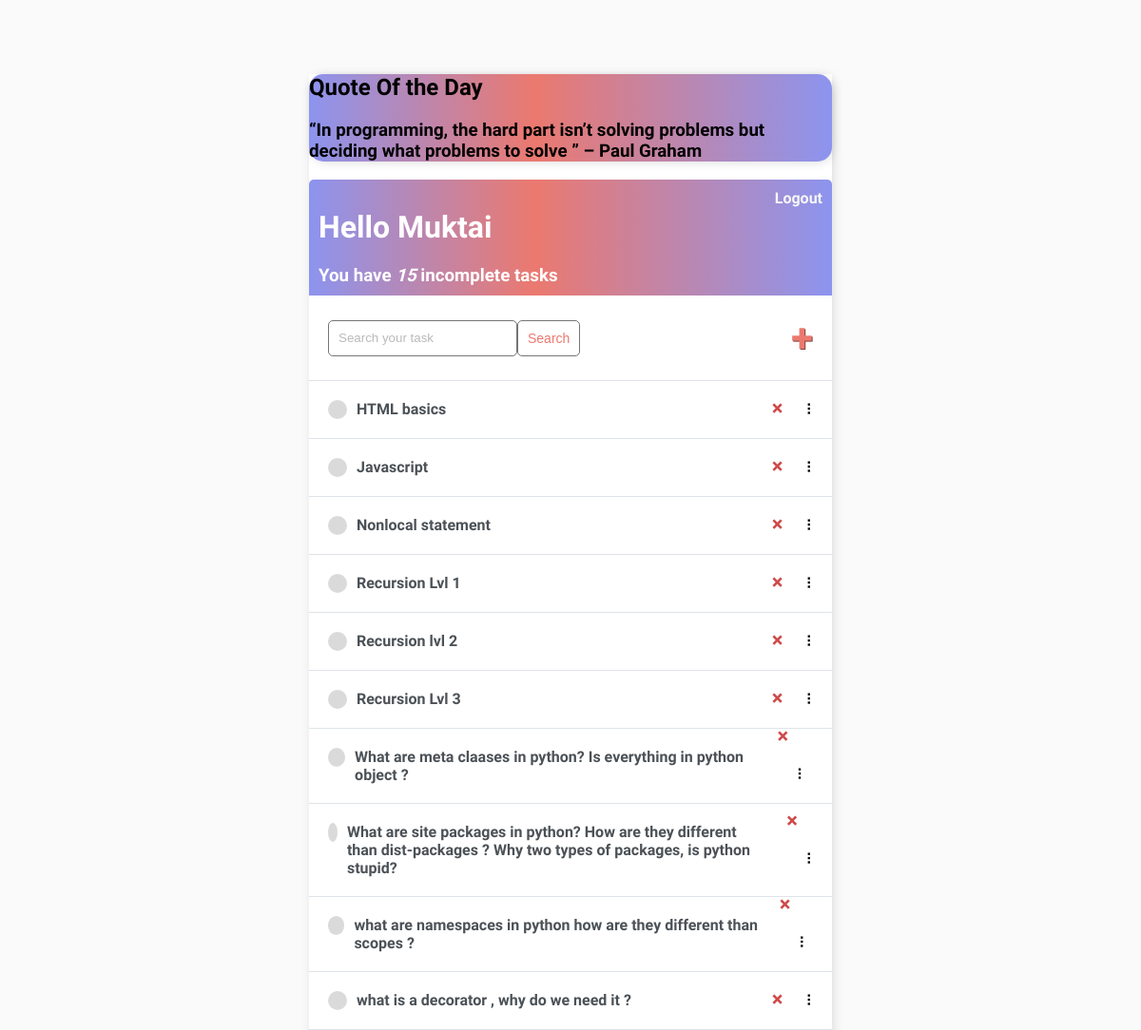
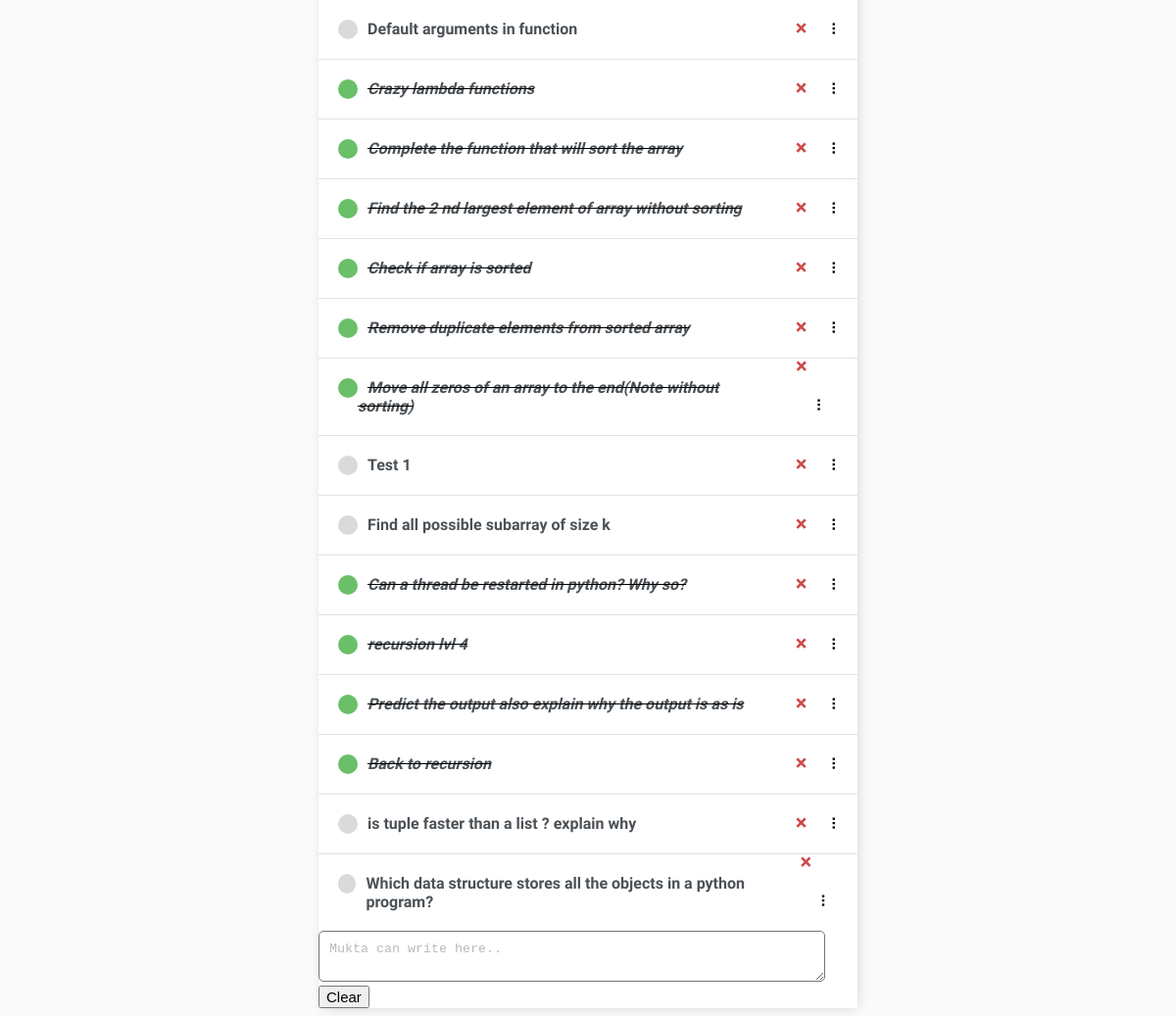
The page / (signed in) on the database as committed earlier (2 pictures, top to bottom).
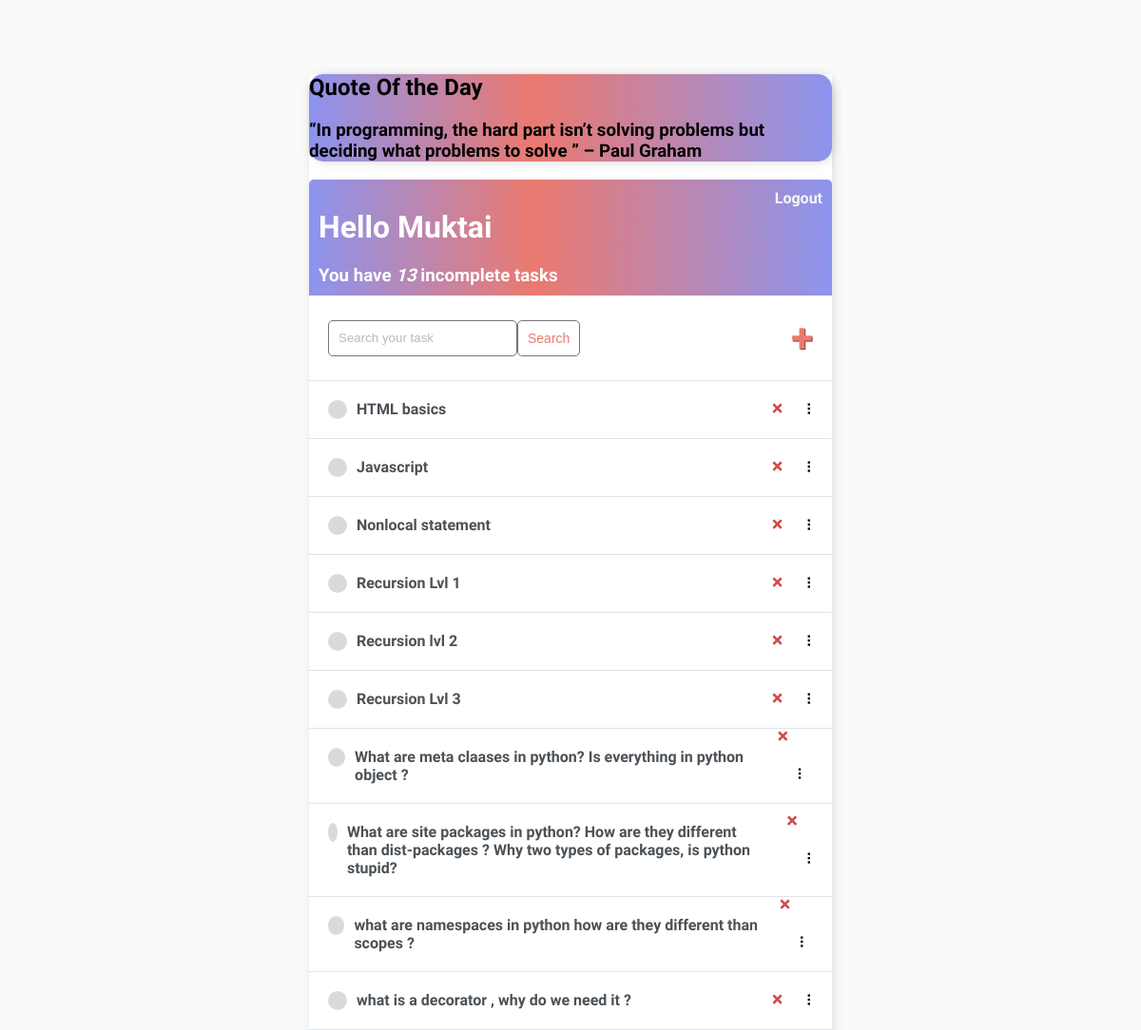
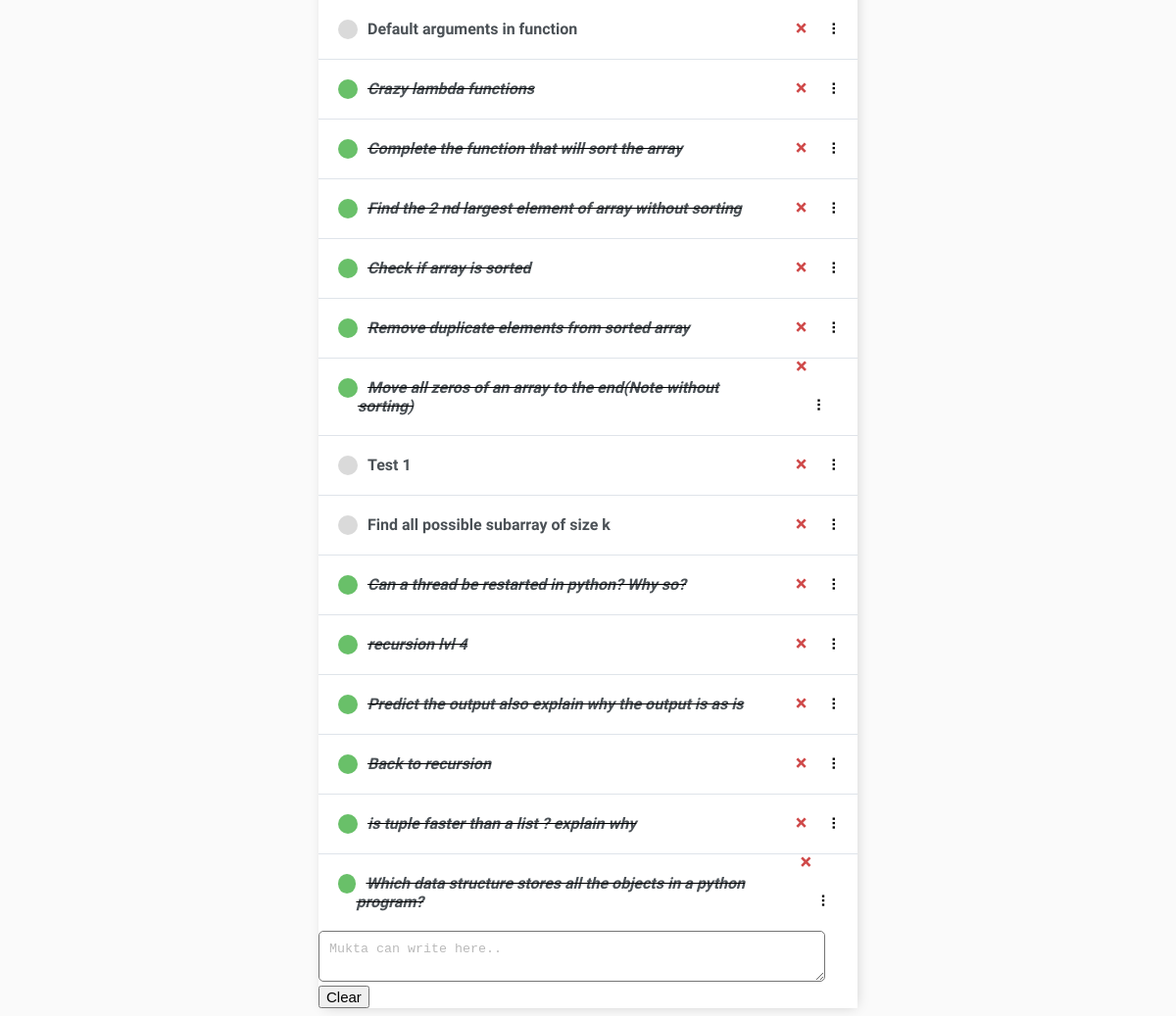
The same page on the database as committed later (2 pictures, top to bottom).
### base/models.py (models this page shows)
class Task(models.Model):
    user = models.ForeignKey(
        User, on_delete=models.CASCADE, null=True, blank=True)
    title = models.CharField(max_length=200)
    description = models.TextField(null=True, blank=True)
    complete = models.BooleanField(default=False)
    created = models.DateTimeField(auto_now_add=True)
    def __str__(self):
        return self.title
    class Meta:
        order_with_respect_to = 'user'

### base/views.py (the view)
# urls.py: path('', TaskList.as_view(), name='tasks'),
class TaskList(LoginRequiredMixin, ListView):
    model = Task
    context_object_name = 'tasks'
    def get_context_data(self, **kwargs):
        context = super().get_context_data(**kwargs)
        context['tasks'] = context['tasks'].filter(user=self.request.user)
        context['count'] = context['tasks'].filter(complete=False).count()
        search_input = self.request.GET.get('search-area') or ''
        if search_input:
            context['tasks'] = context['tasks'].filter(
                title__contains=search_input)
        context['search_input'] = search_input
        return context

### base/templates/base/task_list.html (shortened to what this page needs)
{% extends 'base/main.html' %} {% block content %}
<div class="container2">
    <h2>Quote Of the Day</h2>
    <h3><q>In programming, the hard part isn’t solving problems but deciding what problems to solve
</q> – Paul Graham</h3>
</div>
<div class="header-bar">
    <div>
        <h1>Hello {{request.user|title}}</h1>
        <h3 style="margin:0">You have <i>{{count}}</i> incomplete task{{ count|pluralize:"s" }}</h3>
    </div>
    {% if request.user.is_authenticated %}
    <a href="{% url 'logout' %}">Logout</a> {% else %}
    <a href="{% url 'login' %}">Login</a> {% endif %}
</div>
<div id="search-add-wrapper">
    <form method="GET" style="display: flex;">
        <input type='text' name='search-area' placeholder="Search your task" value="{{search_input}}">
        <input class="button" type="submit" value='Search'>
    </form>
    {% if tasks|length > 0 %}
    <a id="add-link" href="{% url 'task-create' %}">&#x2b;</a>
    {% endif %}
</div>
<div id="tasklist" class="task-items-wrapper">
    {% for task in tasks %}
    <div class="task-wrapper" data-position="{{task.pk}}">
        <div class="task-title">
            {% if task.complete %}
            <div class="task-complete-icon"></div>
            <i><s><a href="{% url 'task-update' task.id %}">{{task}}</a></s></i> {% else %}
            <div class="task-incomplete-icon"></div>
            <a href="{% url 'task-update' task.id %}">{{task}}</a> {% endif %}
        </div>
        <div class="task-controls">
            <a class="delete-link" href="{% url 'task-delete' task.id %}">&#215;</a>
            <span class="handle">&nbsp;&#10247;</span>
        </div>
    </div>
    {% empty %}
    <div style="text-align: center; padding-bottom: 10px; line-height: 1em;">
        <h3>No new tasks are created.</h3>
        <h3>Create a <a style="text-decoration: none; color: #e53935;" href="{% url 'task-create' %}">New task</a> ! </h3>
    </div>
    {% endfor %}
</div>
<textarea id="area"  placeholder="Mukta can write here.." >
</textarea>
<button style="font-size: 15px; "  onclick="localStorage.removeItem('area');area.value=''">Clear</button>
{% endblock content %}

### base/templates/base/main.html (shortened to what this page needs)
<!DOCTYPE html>
<html lang="en">
<head>
</head>
<body>
    <div class="container">
        {% block content %} {% endblock content %}
    </div>
</body>
</html>

### base/templates/base/main.html (style rules this page uses)
body { background-color: #FAFAFA; font-family: 'Nunito', sans-serif; padding-top: 50px; }
h1, h2, h3, h4, h5, h6, { font-family: 'Raleway', sans-serif; }
a, p { color: #4b5156 }
a { font-weight: 600; }
.container { max-width: 550px; margin: auto; background-color: #fff; -webkit-box-shadow: 2px 2px 13px -4px rgba(0, 0, 0, 0.21); box-shadow: 2px 2px 13px -4px rgba(0, 0, 0, 0.21); }
.container2 { max-width: 550px; margin: auto; background: linear-gradient(90deg, #8c94ef 0%, #EB796F 43%, #8c94ef 100%); -webkit-box-shadow: 2px 2px 13px -4px rgba(0, 0, 0, 0.21); box-shadow: 2px 2px 13px -4px rgba(0, 0, 0, 0.21); border-radius: 15px; }
input { outline: none; border: none; }
.header-bar { display: flex; justify-content: space-between; color: #fff; padding: 10px; border-radius: 5px 5px 0 0; background: linear-gradient(90deg, #8c94ef 0%, #EB796F 43%, #8c94ef 100%); }
.header-bar a { color: rgb(247, 247, 247); text-decoration: none; }
.task-wrapper { display: flex; align-items: center; justify-content: space-between; background-color: #fff; border-top: 1px solid #dfe4ea; overflow: hidden; }
.task-title { display: flex; padding: 20px; }
.task-title a { text-decoration: none; color: #4b5156; margin-left: 10px; }
.task-complete-icon { height: 20px; width: 20px; background-color: rgb(105, 192, 105); border-radius: 50%; }
.task-incomplete-icon { height: 20px; width: 20px; background-color: rgb(218, 218, 218); border-radius: 50%; }
.delete-link { text-decoration: none; font-weight: 900; color: #cf4949; font-size: 22px; line-height: 0; padding: 20px 0px; }
.handle { display: inline-block; padding: 20px 16px; cursor: grab; user-select: none; }
.handle:after, .handle:before { display: block; content: ""; }
#add-link { color: #EB796F; text-decoration: none; font-size: 42px; text-shadow: 1px 1px #81413b; }
#search-add-wrapper { display: flex; justify-content: space-between; align-items: center; padding: 20px; }
input[type=text], input[type=password], textarea { border: 1px solid #757575; border-radius: 5px; padding: 10px; width: 90%; }
::placeholder { font-weight: 300; opacity: 0.5; }
.button { border: 1px solid #757575; background-color: #FFF; color: #EB796F; padding: 10px; font-size: 14px; border-radius: 5px; cursor: pointer; text-decoration: none; }

Rows that differ between the two databases and show on the page:
changed Task "is tuple faster than a list ? explain why": complete False → True (drawn)
changed Task "Which data structure stores all the objects in a python program?": complete False → True (drawn)
Other text that changed with them:
{{ count }}: "15" → "13"
